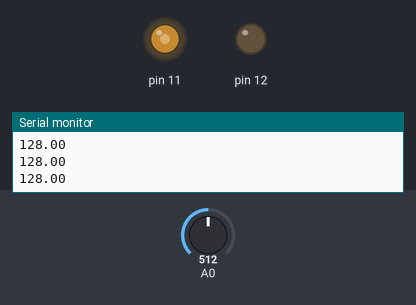
Recording of a sketch running on a simulated Arduino Uno, built with avr-gcc and run on an emulated ATmega328P. On the bench: output pins drawn as LEDs (lit = HIGH), the last lines printed to the serial monitor. The inputs (shaded band) are chosen by the test bench; at power-on: A0 = 512.

Above: at 1.2 s.
1.3 s: A0 set to 716
At 2.3 s:
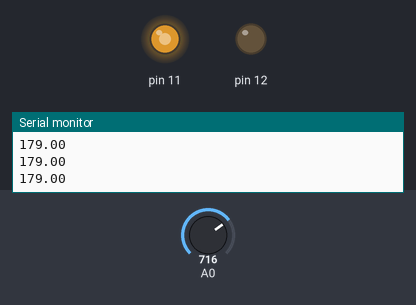
2.8 s: A0 set to 900
At 3.3 s:
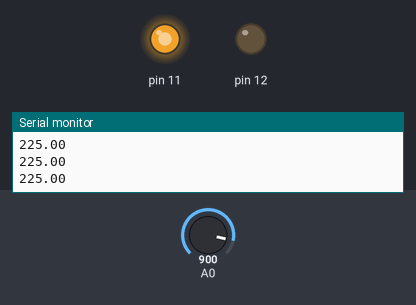
4.3 s: A0 set to 122
At 5.5 s:
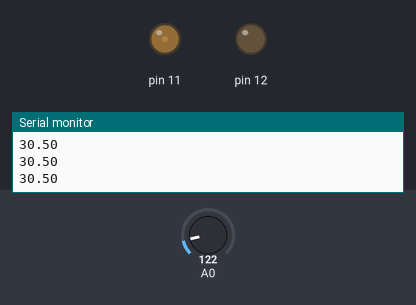
5.8 s: A0 set to 0
At 6.6 s:
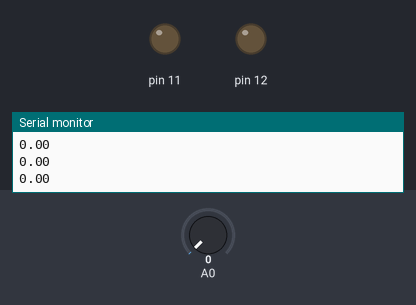
Timing chart, 0 to 8.3 s (numbered marks = the images above; inputs shaded):
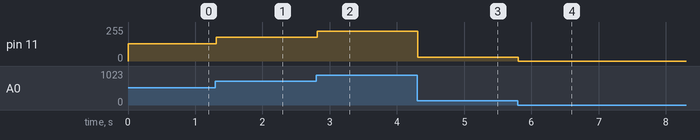

The sketch:

controlLED2.ino
```cpp
void setup() {
  // put your setup code here, to run once:
pinMode(11,OUTPUT);
pinMode(12,OUTPUT);
Serial.begin(9600);
}

void loop() {
  int sensor=analogRead(A0);
  Serial.println(sensor/4.0);
  analogWrite(11,sensor/4.0);
}
```

Measured:
- after the input at 1.3 s, pin 11: 128/255 → 179/255 at once
- after the input at 2.8 s, pin 11: 179/255 → 225/255 at once
- after the input at 4.3 s, pin 11: 225/255 → 30/255 at once
- after the input at 5.8 s, pin 11: 30/255 → 0/255 at once
